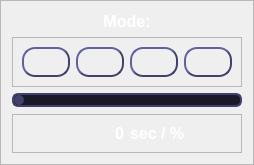
                  <widget class="QFrame" name="select_mode_frame">
                   <property name="frameShape">
                    <enum>QFrame::StyledPanel</enum>
                   </property>
                   <property name="frameShadow">
                    <enum>QFrame::Raised</enum>
                   </property>
                   <layout class="QVBoxLayout" name="verticalLayout_9">
                    <item>
                     <widget class="QLabel" name="lbl_jog_mode">
                      <property name="font">
                       <font>
                        <pointsize>12</pointsize>
                        <weight>75</weight>
                        <bold>true</bold>
                       </font>
                      </property>
                      <property name="styleSheet">
                       <string notr="true">color: white;</string>
                      </property>
                      <property name="text">
                       <string>Mode:</string>
                      </property>
                      <property name="alignment">
                       <set>Qt::AlignCenter</set>
                      </property>
                     </widget>
                    </item>
                    <item>
                     <widget class="QFrame" name="select_mode_buttons_frame">
                      <property name="frameShape">
                       <enum>QFrame::StyledPanel</enum>
                      </property>
                      <property name="frameShadow">
                       <enum>QFrame::Raised</enum>
                      </property>
                      <layout class="QGridLayout" name="gridLayout_5">
                       <item row="0" column="0">
                        <widget class="QPushButton" name="btn_jog_axes">
                         <property name="toolTip">
                          <string>Axes movement mode</string>
                         </property>
                         <property name="accessibleName">
                          <string>1</string>
                         </property>
                         <property name="accessibleDescription">
                          <string>not styled</string>
                         </property>
                         <property name="styleSheet">
                          <string notr="true">QPushButton {
    border-style: outset;
    border-width: 2px;
    border-radius:13px;
	border-color: #41416b;
    min-width: 2em;
    padding: 6px;
}

QPushButton:checked {
 	border-width: 4px;
	border-color:#40ff66;
	color: grey;
}</string>
                         </property>
                         <property name="text">
                          <string/>
                         </property>
                         <property name="iconSize">
                          <size>
                           <width>32</width>
                           <height>32</height>
                          </size>
                         </property>
                         <property name="checkable">
                          <bool>true</bool>
                         </property>
                         <attribute name="buttonGroup">
                          <string notr="true">jog_mode_group</string>
                         </attribute>
                        </widget>
                       </item>
                       <item row="0" column="1">
                        <widget class="QPushButton" name="btn_jog_linear">
                         <property name="toolTip">
                          <string>Linear TCP movement mode</string>
                         </property>
                         <property name="accessibleName">
                          <string>2</string>
                         </property>
                         <property name="accessibleDescription">
                          <string>not styled</string>
                         </property>
                         <property name="styleSheet">
                          <string notr="true">QPushButton {
    border-style: outset;
    border-width: 2px;
    border-radius:13px;
	border-color: #41416b;
    min-width: 2em;
    padding: 6px;
}

QPushButton:checked {
 	border-width: 4px;
	border-color:#40ff66;
	color: grey;
}</string>
                         </property>
                         <property name="text">
                          <string/>
                         </property>
                         <property name="iconSize">
                          <size>
                           <width>32</width>
                           <height>32</height>
                          </size>
                         </property>
                         <property name="checkable">
                          <bool>true</bool>
                         </property>
                         <attribute name="buttonGroup">
                          <string notr="true">jog_mode_group</string>
                         </attribute>
                        </widget>
                       </item>
                       <item row="0" column="2">
                        <widget class="QPushButton" name="btn_jog_reorient">
                         <property name="toolTip">
                          <string>Reorientation TCP mode</string>
                         </property>
                         <property name="accessibleName">
                          <string>3</string>
                         </property>
                         <property name="accessibleDescription">
                          <string>not styled</string>
                         </property>
                         <property name="styleSheet">
                          <string notr="true">QPushButton {
    border-style: outset;
    border-width: 2px;
    border-radius:13px;
	border-color: #41416b;
    min-width: 2em;
    padding: 6px;
}

QPushButton:checked {
 	border-width: 4px;
	border-color:#40ff66;
	color: grey;
}</string>
                         </property>
                         <property name="text">
                          <string/>
                         </property>
                         <property name="iconSize">
                          <size>
                           <width>32</width>
                           <height>32</height>
                          </size>
                         </property>
                         <property name="checkable">
                          <bool>true</bool>
                         </property>
                         <attribute name="buttonGroup">
                          <string notr="true">jog_mode_group</string>
                         </attribute>
                        </widget>
                       </item>
                       <item row="0" column="3">
                        <widget class="QPushButton" name="btn_jog_go_to">
                         <property name="toolTip">
                          <string>Go to target position</string>
                         </property>
                         <property name="accessibleName">
                          <string>4</string>
                         </property>
                         <property name="accessibleDescription">
                          <string>not styled</string>
                         </property>
                         <property name="styleSheet">
                          <string notr="true">QPushButton {
    border-style: outset;
    border-width: 2px;
    border-radius:13px;
	border-color: #41416b;
    min-width: 2em;
    padding: 6px;
}

QPushButton:checked {
 	border-width: 4px;
	border-color:#40ff66;
	color: grey;
}</string>
                         </property>
                         <property name="text">
                          <string/>
                         </property>
                         <property name="iconSize">
                          <size>
                           <width>32</width>
                           <height>32</height>
                          </size>
                         </property>
                         <property name="checkable">
                          <bool>true</bool>
                         </property>
                         <attribute name="buttonGroup">
                          <string notr="true">jog_mode_group</string>
                         </attribute>
                        </widget>
                       </item>
                      </layout>
                     </widget>
                    </item>
                    <item>
                     <widget class="QSlider" name="slider_speed">
                      <property name="accessibleDescription">
                       <string>not styled</string>
                      </property>
                      <property name="styleSheet">
                       <string notr="true">QSlider::groove:horizontal {
    border-radius: 6px;
	border: 2px solid #41416b;
    height: 10px;
	margin: 0px;
	background-color:#191929;
}

QSlider::handle:horizontal {
    background-color: #41416b;
   	border: none;
    height: 10px;
    width: 10px;
    margin: 0px;
	border-radius: 5px;
}

QSlider::handle:horizontal:hover {
	background-color:#4090ff;
}

QSlider::handle:horizontal:pressed {
	 background-color: #40ff66;
}

QSlider::groove:vertical {
    border-radius: 5px;
    width: 10px;
    margin: 0px;
	background-color: rgb(52, 59, 72);
}

QSlider::groove:vertical:hover {
	background-color: rgb(55, 62, 76);
}

QSlider::handle:vertical {
    background-color: rgb(189, 147, 249);
	border: none;
    height: 10px;
    width: 10px;
    margin: 0px;
	border-radius: 5px;
}

QSlider::handle:vertical:hover {
	background-color: rgb(195, 155, 255);
}

QSlider::handle:vertical:pressed {
    background-color: rgb(255, 121, 198);
}</string>
                      </property>
                      <property name="maximum">
                       <number>100</number>
                      </property>
                      <property name="singleStep">
                       <number>1</number>
                      </property>
                      <property name="pageStep">
                       <number>1</number>
                      </property>
                      <property name="orientation">
                       <enum>Qt::Horizontal</enum>
                      </property>
                     </widget>
                    </item>
                    <item>
                     <widget class="QFrame" name="frame">
                      <property name="frameShape">
                       <enum>QFrame::StyledPanel</enum>
                      </property>
                      <property name="frameShadow">
                       <enum>QFrame::Raised</enum>
                      </property>
                      <layout class="QHBoxLayout" name="horizontalLayout_49">
                       <item>
                        <widget class="QLabel" name="lbl_speed_value">
                         <property name="font">
                          <font>
                           <pointsize>12</pointsize>
                           <weight>75</weight>
                           <bold>true</bold>
                          </font>
                         </property>
                         <property name="styleSheet">
                          <string notr="true">color: white;</string>
                         </property>
                         <property name="text">
                          <string>0</string>
                         </property>
                         <property name="alignment">
                          <set>Qt::AlignRight|Qt::AlignTrailing|Qt::AlignVCenter</set>
                         </property>
                        </widget>
                       </item>
                       <item>
                        <widget class="QLabel" name="lbl_speed_unit">
                         <property name="font">
                          <font>
                           <pointsize>12</pointsize>
                           <weight>75</weight>
                           <bold>true</bold>
                          </font>
                         </property>
                         <property name="styleSheet">
                          <string notr="true">color: white;</string>
                         </property>
                         <property name="text">
                          <string>sec / %</string>
                         </property>
                         <property name="alignment">
                          <set>Qt::AlignLeading|Qt::AlignLeft|Qt::AlignVCenter</set>
                         </property>
                        </widget>
                       </item>
                      </layout>
                     </widget>
                    </item>
                   </layout>
                  </widget>
